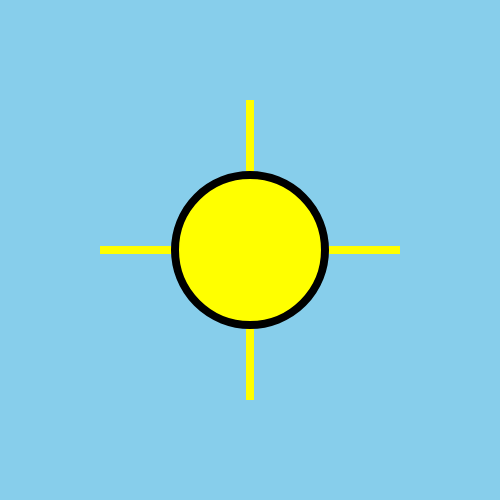
Frame 1 (no input)
Frame 60 (no input): identical to frame 1, image omitted
Frame 120 (the mouse pressed at the canvas centre since frame 60): identical to frame 1, image omitted

The p5.js sketch that drew this single still picture (run headless with seeded random() and noise() and a simulated clock; from frame 60 on, the mouse is pressed at the canvas centre):

// p5.js sketch
// ── sketch.js
function setup() {
  createCanvas(500, 500);
  strokeWeight(8);
}

function draw() {
  stroke(0);
  background(135, 206, 235);
  fill(255, 255, 0);
  ellipse(250, 250, 150, 150);
  stroke(255, 255, 0);
  strokeCap(SQUARE);
  line(250, 329, 250, 400);
  line(250, 171, 250, 100);
  line(329, 250, 400, 250);
  line(171, 250, 100, 250);
}
  
